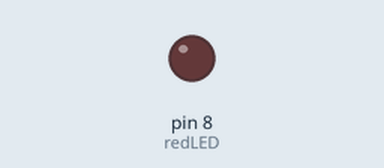
Recording of a sketch running on a simulated Arduino Uno, built with avr-gcc and run on an emulated ATmega328P. Parts: output pins drawn as LEDs (lit = HIGH).

Above: at 1.42 s.
At 6.37 s:
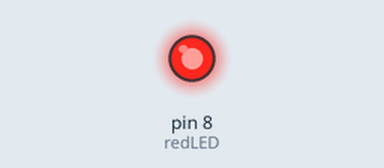
Timing chart, 0 to 6.7 s (numbered marks = the images above):
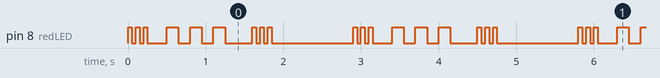

Measured:
- by itself, pin 8 (redLED): repeats every 2.9 s: 2 × (LOW 0.05 s, HIGH 0.05 s), LOW 0.25 s, 2 × (HIGH 0.15 s, LOW 0.15 s), HIGH 0.15 s, LOW 0.35 s, 2 × (HIGH 0.05 s, LOW 0.05 s), HIGH 0.05 s, LOW 1.1 s, HIGH 0.05 s
- by itself, everything shown: repeats every 2.9 s, in 18 steps

The sketch:

SOS_Signal.ino
```cpp
int redLED = 8;
int Ldot = 50;
int Ldash  = 150;
int space = 200;

void setup() {
  // put your setup code here, to run once:
pinMode(redLED,OUTPUT);
}

void dot() {
  digitalWrite(redLED,HIGH);
  delay(Ldot);
  digitalWrite(redLED,LOW);
  delay(Ldot);
}
void dash() {
  digitalWrite(redLED,HIGH);
  delay(Ldash);
  digitalWrite(redLED,LOW);
  delay(Ldash);
}

void loop() {
  // put your main code here, to run repeatedly:
dot();
dot();
dot();

delay(space);

dash();
dash();
dash();

delay(space);

dot();
dot();
dot();

delay(1000);
}
```
